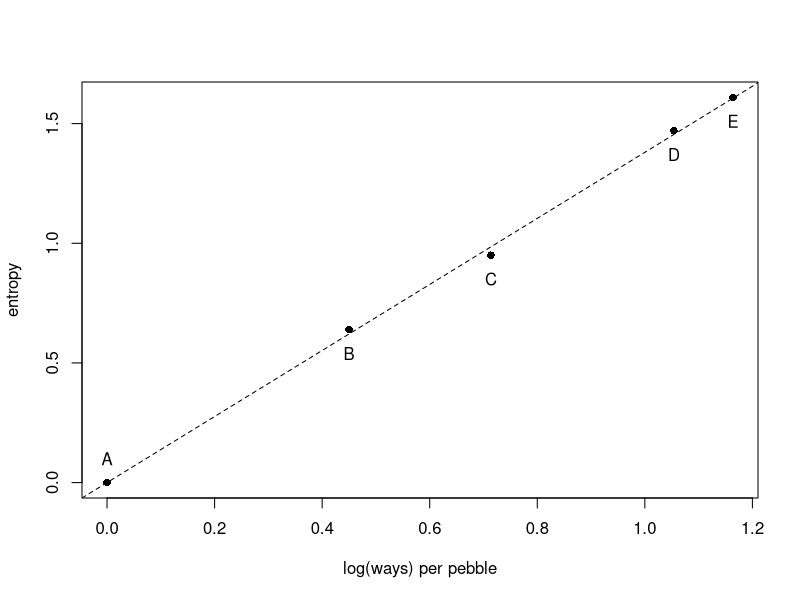

This figure's R source:
## ---- chunk 1
p <- list()
p$A <- c(0,0,10,0,0)
p$B <- c(0,1,8,1,0)
p$C <- c(0,2,6,2,0)
p$D <- c(1,2,4,2,1)
p$E <- c(2,2,2,2,2)
## ---- chunk 2
p_norm <- lapply(p, function(q) q/sum(q))
## ---- chunk 3
(H <- sapply(p_norm, function(q) -sum(ifelse(q==0, 0, q*log(q)))))
## ---- chunk 4
ways <- c(1,90,1260,37800,113400)
logwayspp <- log(ways)/10
## ---- chunk 5
plot(x = logwayspp, y = H, xlab = "log(ways) per pebble", ylab = "entropy", pch = 16)
abline(a = 0, b = 1.38, lty = 2)
text(x = logwayspp[1], y = H[1] +0.1, labels = "A")
text(x = logwayspp[2:5], y = H[2:5] - 0.1, labels = c("B", "C", "D", "E"))
